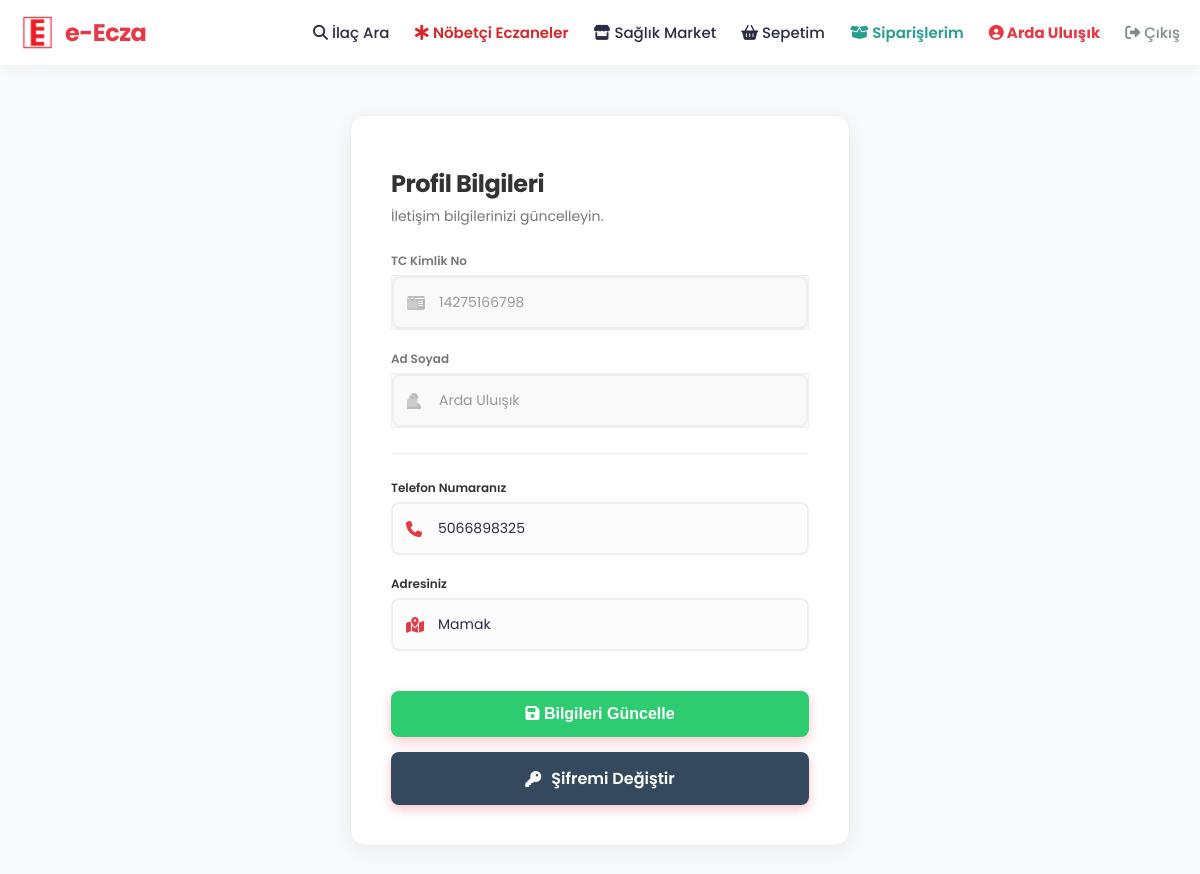
The app's page /hesap-ayarlari.php (signed in) with its own data.
### tables this page shows
CREATE TABLE `hastalar` (
  `HastaID` int NOT NULL AUTO_INCREMENT,
  `TCNo` varchar(11) NOT NULL,
  `Sifre` varchar(255) NOT NULL,
  `AdSoyad` varchar(100) DEFAULT NULL,
  `Telefon` varchar(20) DEFAULT NULL,
  `Adres` text,
  PRIMARY KEY (`HastaID`),
  UNIQUE KEY `TCNo` (`TCNo`)
);

### hesap-ayarlari.php (the view, shortened to what this page needs)
<?php
require 'db.php';
$hastaID = $_SESSION['hasta_id'];
$stmt = $pdo->prepare("SELECT * FROM hastalar WHERE HastaID = ?");
$stmt->execute([$hastaID]);
$bilgi = $stmt->fetch();
?>
<!DOCTYPE html>
<html lang="tr">
<head>
    <link rel="stylesheet" href="https://cdnjs.cloudflare.com/ajax/libs/font-awesome/6.4.0/css/all.min.css">
    <link rel="stylesheet" href="assets/css/main.css">
    <link rel="stylesheet" href="assets/css/index.css">
    <link rel="stylesheet" href="assets/css/login.css">
</head>
<body>
    <?php include 'navbar.php'; ?>
    <div class="settings-wrapper">
        <div class="login-header" style="margin-bottom: 25px;">
            <h2 style="font-size: 24px; color: #333;">Profil Bilgileri</h2>
            <p style="color: #777;">İletişim bilgilerinizi güncelleyin.</p>
        </div>
        <form method="POST" action="">
            <label style="font-size: 12px; font-weight: 600; color: #777; margin-bottom: 5px; display: block;">TC Kimlik No</label>
            <div class="input-group" style="background-color: #f9f9f9; border: 1px solid #eee;">
                <i class="fa-solid fa-id-card" style="color: #bbb;"></i>
                <input type="text" value="<?php echo htmlspecialchars($bilgi['TCNo']); ?>" readonly style="color: #999; cursor: not-allowed; background: transparent;">
                <i class="fa-solid fa-lock" style="color: #ccc; margin-left: auto; font-size: 12px;"></i>
            </div>
            <label style="font-size: 12px; font-weight: 600; color: #777; margin-bottom: 5px; display: block; margin-top: 15px;">Ad Soyad</label>
            <div class="input-group" style="background-color: #f9f9f9; border: 1px solid #eee;">
                <i class="fa-solid fa-user" style="color: #bbb;"></i>
                <input type="text" value="<?php echo htmlspecialchars($bilgi['AdSoyad']); ?>" readonly style="color: #999; cursor: not-allowed; background: transparent;">
                <i class="fa-solid fa-lock" style="color: #ccc; margin-left: auto; font-size: 12px;"></i>
            </div>
            <hr style="margin: 25px 0; border: 0; border-top: 1px solid #eee;">
            <label style="font-size: 12px; font-weight: 600; color: #333; margin-bottom: 5px; display: block;">Telefon Numaranız</label>
            <div class="input-group">
                <i class="fa-solid fa-phone" style="color: var(--ana-renk);"></i>
                <input type="text" name="telefon" value="<?php echo htmlspecialchars($bilgi['Telefon']); ?>" placeholder="Telefon Giriniz">
            </div>
            <label style="font-size: 12px; font-weight: 600; color: #333; margin-bottom: 5px; display: block; margin-top: 15px;">Adresiniz</label>
            <div class="input-group">
                <i class="fa-solid fa-map-location-dot" style="color: var(--ana-renk);"></i>
                <input type="text" name="adres" value="<?php echo htmlspecialchars($bilgi['Adres']); ?>" placeholder="Adres Giriniz">
            </div>
            <button type="submit" class="btn-login" style="background-color: #2ecc71; margin-top: 20px;">
                <i class="fa-solid fa-floppy-disk"></i> Bilgileri Güncelle
            </button>
            <a href="sifre-degistir.php" class="btn-login" style="background-color: #34495e; margin-top: 15px; text-decoration:none; display:flex; align-items:center; justify-content:center; gap:10px;">
                <i class="fa-solid fa-key"></i> Şifremi Değiştir
            </a>
        </form>
    </div>
</body>
</html>

### assets/css/main.css (style rules this page uses)
:root { --ana-renk: #e63946; --koyu-renk: #d90429; --metin-renk: #2b2d42; --gri-renk: #8d99ae; --arka-plan: #f8f9fa; --beyaz: #ffffff; --yazi-fontu: 'Poppins', sans-serif; --golge: 0 10px 30px rgba(230, 57, 70, 0.15); }
* { box-sizing: border-box; }
body { margin: 0; padding: 0; font-family: var(--yazi-fontu); color: var(--metin-renk); }

### assets/css/index.css (style rules this page uses)
:root { --ana-renk: #e63946; --koyu-renk: #d62828; --metin-renk: #2b2d42; --gri-border: #e0e0e0; }

### assets/css/login.css (style rules this page uses)
body { margin: 0; padding: 0; font-family: var(--yazi-fontu); min-height: 100vh; overflow-y: auto; display: flex; flex-direction: column; background-color: #f0f2f5; background-image: radial-gradient(#e63946 0.5px, transparent 0.5px); background-size: 20px 20px; }
.login-header h2 { margin: 10px 0 5px; color: var(--ana-renk); font-weight: 700; letter-spacing: -0.5px; }
.login-header p { color: var(--gri-renk); font-size: 14px; margin-top: 0; margin-bottom: 25px; }
.input-group { position: relative; margin-bottom: 20px; text-align: left; }
.input-group input { width: 100%; padding: 14px 14px 14px 45px; border: 2px solid #eee; border-radius: 8px; font-size: 14px; outline: none; transition: 0.3s; font-family: var(--yazi-fontu); color: var(--metin-renk); background-color: #fcfcfc; }
.input-group i { position: absolute; left: 15px; top: 50%; transform: translateY(-50%); color: #ccc; transition: 0.3s; font-size: 16px; }
.btn-login { width: 100%; padding: 14px; background-color: var(--ana-renk); color: white; font-size: 16px; font-weight: 600; border: none; border-radius: 8px; cursor: pointer; box-shadow: 0 4px 12px rgba(230, 57, 70, 0.3); transition: transform 0.2s, background-color 0.3s; }

### hesap-ayarlari.php (style rules this page uses)
body { background-color: #f8f9fa; display: block !important; }
.settings-wrapper { max-width: 500px; margin: 50px auto; background: white; padding: 40px; border-radius: 15px; box-shadow: 0 5px 20px rgba(0,0,0,0.05); border: 1px solid #eee; }

### records on screen
hastalar: TCNo "14275166798", AdSoyad "Arda Uluışık", telefon "5066898325", adres "Mamak"

### other values on screen
$_SESSION['ad_soyad'] "Arda Uluışık"
